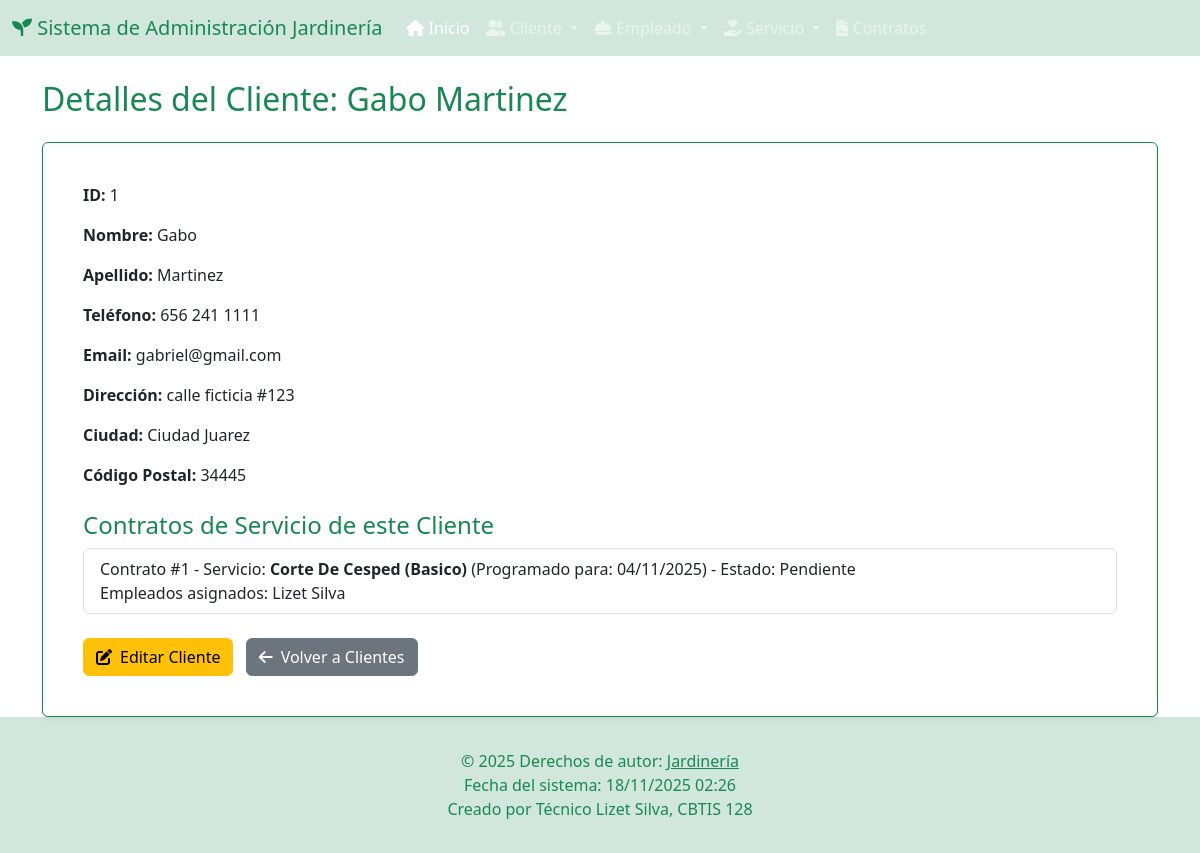
Page /jardineria/clientes/1/ on the committed database.
### app_Jardineria/models.py (models this page shows, shortened)
class Cliente(models.Model):
    nombre = models.CharField(max_length=100)
    apellido = models.CharField(max_length=100)
    telefono = models.CharField(max_length=15, unique=True)
    email = models.EmailField(unique=True)
    direccion = models.CharField(max_length=100) # Corregido Charfield a CharField
    ciudad = models.CharField(max_length=100)
    codigo_postal = models.CharField(max_length=10)

class ContratoServicio(models.Model):
    cliente = models.ForeignKey(Cliente, on_delete=models.CASCADE, related_name='contratos')
    servicio = models.ForeignKey(Servicio, on_delete=models.CASCADE, related_name='contratos')
    empleados = models.ManyToManyField(Empleado, related_name='servicios_asignados')
    fecha_contrato = models.DateField(auto_now_add=True)
    fecha_programada = models.DateField()
    estado = models.CharField(
        max_length=20,
        choices=[
            ('PENDIENTE', 'Pendiente'),
            ('EN_PROGRESO', 'En Progreso'),
            ('COMPLETADO', 'Completado'),
            ('CANCELADO', 'Cancelado'),
        ],
        default='PENDIENTE'
    )
    observaciones = models.TextField(blank=True, null=True)
    costo_total = models.DecimalField(max_digits=10, decimal_places=2, blank=True, null=True) # Se puede calcular

class Servicio(models.Model):
    nombre_servicio = models.CharField(max_length=100)
    descripcion = models.TextField()
    precio = models.DecimalField(max_digits=8, decimal_places=2)
    duracion_estimada_horas = models.DecimalField(max_digits=4, decimal_places=2)
    fecha_creacion = models.DateTimeField(auto_now_add=True)
    activo = models.BooleanField(default=True)
    tipo_servicio = models.CharField(max_length=50, help_text="Ej: Poda, Riego, Diseño, Fumigación")

class Empleado(models.Model):
    nombre = models.CharField(max_length=100)
    apellido = models.CharField(max_length=100)
    puesto = models.CharField(max_length=100)
    telefono = models.CharField(max_length=15, unique=True)
    email = models.EmailField(unique=True)
    fecha_contratacion = models.DateField()
    salario = models.DecimalField(max_digits=10, decimal_places=2)

### app_Jardineria/views.py (the view)
# urls.py: path('clientes/<int:cliente_id>/', views.detalle_cliente, name='detalle_cliente'),
def detalle_cliente(request, cliente_id):
    cliente = get_object_or_404(Cliente, pk=cliente_id)
    contratos_cliente = ContratoServicio.objects.filter(cliente=cliente)
    return render(request, 'cliente/detalle_cliente.html', {'cliente': cliente, 'contratos_cliente': contratos_cliente})

### app_Jardineria/templates/cliente/detalle_cliente.html (shortened to what this page needs)
{% extends 'base.html' %}
{% block content %}
<h2 class="mb-4 text-success">Detalles del Cliente: {{ cliente.nombre }} {{ cliente.apellido }}</h2>
<div class="card p-4 border-success shadow-sm">
    <div class="card-body">
        <p class="card-text"><strong>ID:</strong> {{ cliente.id }}</p>
        <p class="card-text"><strong>Nombre:</strong> {{ cliente.nombre }}</p>
        <p class="card-text"><strong>Apellido:</strong> {{ cliente.apellido }}</p>
        <p class="card-text"><strong>Teléfono:</strong> {{ cliente.telefono }}</p>
        <p class="card-text"><strong>Email:</strong> {{ cliente.email }}</p>
        <p class="card-text"><strong>Dirección:</strong> {{ cliente.direccion }}</p>
        <p class="card-text"><strong>Ciudad:</strong> {{ cliente.ciudad }}</p>
        <p class="card-text"><strong>Código Postal:</strong> {{ cliente.codigo_postal }}</p>
        <h4 class="mt-4 text-success">Contratos de Servicio de este Cliente</h4>
        {% if contratos_cliente %}
            <ul class="list-group">
                {% for contrato in contratos_cliente %}
                    <li class="list-group-item">
                        Contrato #{{ contrato.id }} - Servicio: <strong>{{ contrato.servicio.nombre_servicio }}</strong>
                        (Programado para: {{ contrato.fecha_programada|date:"d/m/Y" }}) - Estado: {{ contrato.get_estado_display }}
                        <br>
                        Empleados asignados:
                        {% for empleado in contrato.empleados.all %}
                            {{ empleado.nombre }} {{ empleado.apellido }}{% if not forloop.last %}, {% endif %}
                        {% empty %}
                            Ninguno
                        {% endfor %}
                    </li>
                {% endfor %}
            </ul>
        {% else %}
            <p>Este cliente no tiene contratos de servicio registrados.</p>
        {% endif %}
        <div class="mt-4">
            <a href="{% url 'actualizar_cliente' cliente.id %}" class="btn btn-warning me-2"><i class="fas fa-edit me-2"></i>Editar Cliente</a>
            <a href="{% url 'ver_clientes' %}" class="btn btn-secondary"><i class="fas fa-arrow-left me-2"></i>Volver a Clientes</a>
        </div>
    </div>
</div>
{% endblock %}

### app_Jardineria/templates/base.html (shortened to what this page needs)
{% load static %}
<!DOCTYPE html>
<html lang="es">
<head>
    <link href="https://cdn.jsdelivr.net/npm/bootstrap@5.3.3/dist/css/bootstrap.min.css" rel="stylesheet">
    <link rel="stylesheet" href="https://cdnjs.cloudflare.com/ajax/libs/font-awesome/6.0.0-beta3/css/all.min.css">
</head>
<body>
    {% include 'navbar.html' %}
    <div class="container mt-4 content">
        {% block content %}
        {% endblock %}
    </div>
    {% include 'footer.html' %}
</body>
</html>

### app_Jardineria/templates/navbar.html (shortened to what this page needs)
<nav class="navbar navbar-expand-lg navbar-dark bg-success-subtle">
    <div class="container-fluid">
        <a class="navbar-brand text-success" href="{% url 'inicio_jardineria' %}">
            <i class="fas fa-seedling"></i> Sistema de Administración Jardinería
        </a>
        <div class="collapse navbar-collapse" id="navbarNavDropdown">
            <ul class="navbar-nav me-auto mb-2 mb-lg-0">
                <li class="nav-item">
                    <a class="nav-link active" aria-current="page" href="{% url 'inicio_jardineria' %}"><i class="fas fa-home"></i> Inicio</a>
                </li>
                <li class="nav-item dropdown">
                    <a class="nav-link dropdown-toggle" href="#" id="navbarDropdownCliente" role="button" data-bs-toggle="dropdown" aria-expanded="false">
                        <i class="fas fa-user-friends"></i> Cliente
                    </a>
                </li>
                <li class="nav-item dropdown">
                    <a class="nav-link dropdown-toggle" href="#" id="navbarDropdownEmpleado" role="button" data-bs-toggle="dropdown" aria-expanded="false">
                        <i class="fas fa-hard-hat"></i> Empleado
                    </a>
                </li>
                <li class="nav-item dropdown">
                    <a class="nav-link dropdown-toggle" href="#" id="navbarDropdownServicio" role="button" data-bs-toggle="dropdown" aria-expanded="false">
                        <i class="fas fa-hand-holding-heart"></i> Servicio
                    </a>
                </li>
                <li class="nav-item">
                    <a class="nav-link" href="{% url 'ver_contratos' %}"><i class="fas fa-file-contract"></i> Contratos</a>
                </li>
            </ul>
        </div>
    </div>
</nav>

### app_Jardineria/templates/footer.html
<footer class="bg-success-subtle text-center text-lg-start mt-auto py-3">
    <div class="container">
        <div class="text-center p-3 text-success">
            © {% now "Y" %} Derechos de autor:
            <a class="text-success" href="#">Jardinería</a>
            <br>
            Fecha del sistema: {% now "d/m/Y H:i" %}
            <br>
            Creado por Técnico Lizet Silva, CBTIS 128
        </div>
    </div>
</footer>

### app_Jardineria/templates/base.html (style rules this page uses)
body { display: flex; flex-direction: column; min-height: 100vh; }
.content { flex: 1; }
footer { margin-top: auto; }

### rows in the picture
Cliente: nombre "Gabo", apellido "Martinez", id "1", telefono "656 241 1111", email "gabriel@gmail.com", direccion "calle ficticia #123", ciudad "Ciudad Juarez", codigo_postal "34445"
ContratoServicio: id "1", servicio.nombre_servicio "Corte De Cesped (Basico)", fecha_programada "04/11/2025", estado "Pendiente"
Empleado: nombre "Lizet", apellido "Silva"
